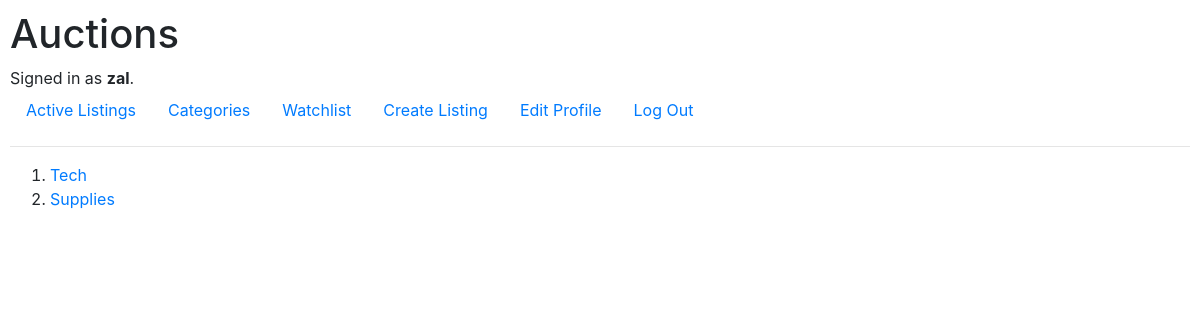
The page /categories (signed in) on the database its author committed.
### auctions/models.py (models this page shows, shortened)
class User(AbstractUser):
    pass

class Listings(models.Model):
    item_name = models.CharField(unique=False, max_length=255)
    description = models.TextField()
    category = models.CharField(max_length=255, default="None", unique=False)
    price = models.DecimalField(max_digits = 14, decimal_places=2, null=False, blank=True, default=0)
    date_created = models.DateTimeField(auto_now=True)
    image = models.ImageField(upload_to='images/', blank=True, null=True)
    owner = models.CharField(unique=False, max_length=255)

### auctions/views.py (the view)
# urls.py: path("categories", views.categories, name="categories"),
def categories(request):
    temp_list = []
    queries = Listings.objects.all()
    for i in queries:
        if i.category not in temp_list:
            temp_list.append(i.category)
            print(i.category)
    upd_queries = temp_list
    print(temp_list)
    return render(request, "categories.html", {
        "data" : upd_queries
    })

### auctions/templates/categories.html
{% extends "layout.html" %}
{% block body %}
{% if data %}
    <div>
        <ol>
            {% for dat in data %}
            <li><a href="/subcategories?name={{dat}}" >{{ dat}} </a></li>
            {% endfor %}
        </ol>
    </div>
{% else %}
    No active listings
{% endif %}
{% endblock %}

### auctions/templates/layout.html (shortened to what this page needs)
{% load static %}
<!DOCTYPE html>
<html lang="en">
    <head>
        <link rel="stylesheet" href="https://stackpath.bootstrapcdn.com/bootstrap/4.4.1/css/bootstrap.min.css">
        <link href="{% static 'auctions/styles.css' %}" rel="stylesheet">
    </head>
    <body>
        <h1>Auctions</h1>
        <div>
            {% if user.is_authenticated %}
                Signed in as <strong>{{ user.username }}</strong>.
            {% else %}
                Not signed in.
            {% endif %}
        </div>
        <ul class="nav">
            <li class="nav-item">
                <a class="nav-link" href="{% url 'index' %}">Active Listings</a>
            </li>
            <li class="nav-item">
                <a class="nav-link" href="{% url 'categories' %}">Categories</a>
            </li>
            {% if user.is_authenticated %}
                <li class="nav-item">
                    <a class="nav-link" href="{% url 'watchlist' %}">Watchlist</a>
                </li>
                <li class="nav-item">
                    <a class="nav-link" href="{% url 'createlisting' %}">Create Listing</a>
                </li>
                <li class="nav-item">
                    <a class="nav-link" href="{% url 'edit_profile' %}">Edit Profile</a>
                </li>
                <li class="nav-item">
                    <a class="nav-link" href="{% url 'logout' %}">Log Out</a>
                </li>
            {% endif %}
        </ul>
        <hr>
        {% block body %}
        {% endblock %}
    </body>
</html>

### auctions/static/auctions/styles.css (style rules this page uses)
body { padding: 10px; }
ul { list-style-type: none; }

### rows shown on the page
User: username "zal"
Listings: data "Tech"
Listings: data "Supplies"
